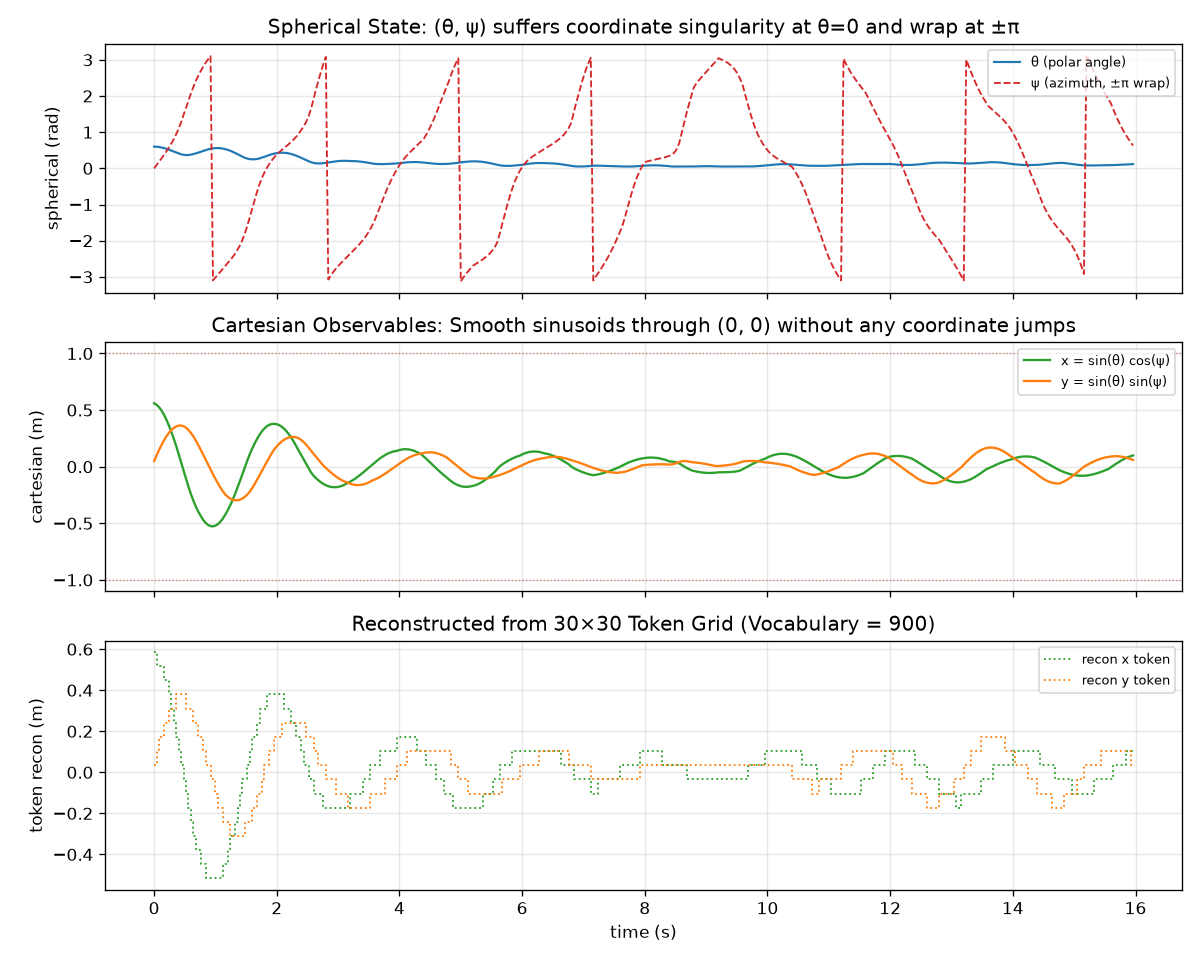

Python code for this plot:
"""Demonstrating the Superiority of Cartesian Representation for ML in Spherical Pendulum.

This script uses the production SphereBall and sphere_mess4 process with live
Cartesian observables (x, y) = (sin theta cos psi, sin theta sin psi).
It shows how Cartesian coordinates eliminate origin singularities and wrap-around jumps.
"""
from pathlib import Path
import matplotlib.pyplot as plt
import numpy as np

from physics.messk_configs import make_process
from physics.visualise import trace

out_dir = Path(__file__).parent
fig_path = out_dir / "03_cartesian_projection_demo.png"

proc = make_process("sphere_mess4", m=40)
tr = trace(proc, seed=1)

obs = tr["obs_driven"]  # shape (N, 2): (x, y)
tokens = tr["tokens_driven"]  # shape (N,): combined tokens
recon = proc.undiscretise(tokens)  # shape (N, 2): reconstructed (x, y)
t = tr["t"]

# Also compute spherical state coordinates for comparison
states = tr["states_driven"]  # shape (N+1, 4): (theta, psi, dtheta, dpsi)
theta = states[:-1, 0]
psi = states[:-1, 1]

fig, axes = plt.subplots(3, 1, figsize=(10, 8), sharex=True)

# Panel 1: Spherical coordinates with wrap discontinuity
psi_plot = psi.copy()
jumps = np.abs(np.diff(psi_plot, prepend=psi_plot[0])) > np.pi
axes[0].plot(t, theta, label="θ (polar angle)", color="#1f77b4", lw=1.3)
axes[0].plot(t, psi_plot, label="ψ (azimuth, ±π wrap)", color="#d62728", lw=1.1, ls="--")
axes[0].set_ylabel("spherical (rad)")
axes[0].set_title("Spherical State: (θ, ψ) suffers coordinate singularity at θ=0 and wrap at ±π")
axes[0].legend(fontsize=8, loc="upper right")
axes[0].grid(True, alpha=0.3)

# Panel 2: Continuous Cartesian Observables (x, y)
axes[1].plot(t, obs[:, 0], label="x = sin(θ) cos(ψ)", color="#2ca02c", lw=1.4)
axes[1].plot(t, obs[:, 1], label="y = sin(θ) sin(ψ)", color="#ff7f0e", lw=1.4)
axes[1].axhline(1.0, color="#c0392b", ls=":", lw=0.8, alpha=0.6)
axes[1].axhline(-1.0, color="#c0392b", ls=":", lw=0.8, alpha=0.6)
axes[1].set_ylabel("cartesian (m)")
axes[1].set_title("Cartesian Observables: Smooth sinusoids through (0, 0) without any coordinate jumps")
axes[1].legend(fontsize=8, loc="upper right")
axes[1].grid(True, alpha=0.3)

# Panel 3: Discrete Reconstructed Tokens
axes[2].step(t, recon[:, 0], where="post", label="recon x token", color="#2ca02c", lw=1.1, ls=":")
axes[2].step(t, recon[:, 1], where="post", label="recon y token", color="#ff7f0e", lw=1.1, ls=":")
axes[2].set_ylabel("token recon (m)")
axes[2].set_xlabel("time (s)")
axes[2].set_title(f"Reconstructed from 30×30 Token Grid (Vocabulary = {proc.n_obs})")
axes[2].legend(fontsize=8, loc="upper right")
axes[2].grid(True, alpha=0.3)

fig.tight_layout()
fig.savefig(fig_path, dpi=120)
plt.close(fig)
print(f"[OK] Saved production Cartesian demo plot to: {fig_path}")
